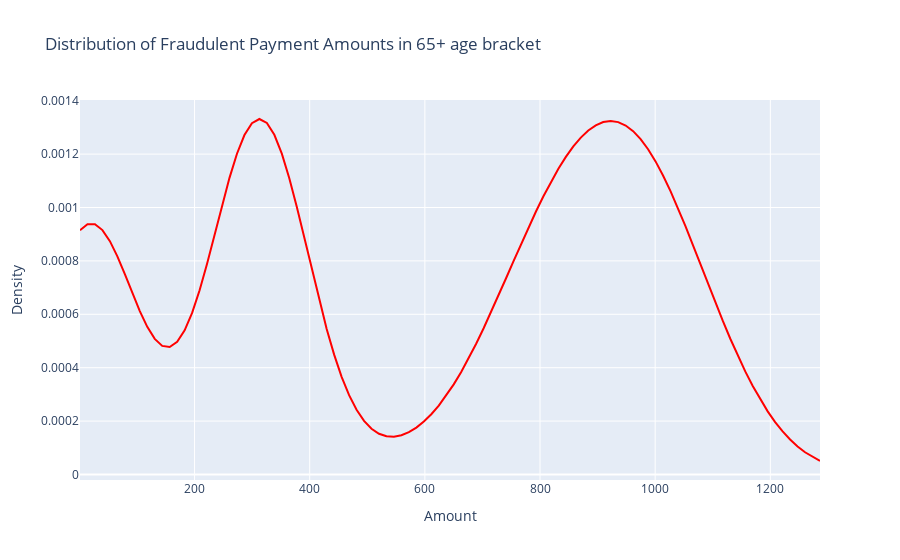

Notebook cell for this chart:
### Code cell
def dist_fraud_payments_plus_sixty(df):
    # Exclude any activity that is not relevant to the 65+ cohort
    df2 = df[(df['is_fraud'] == 'true') & (df['age_bracket'] == '65+')]

    # Calculate KDE for fraduluent payments
    kde = gaussian_kde(df2['amt'])
    amounts = np.linspace(df2['amt'].min(), df2['amt'].max(), 100)
    density = kde(amounts)

    fig = go.Figure()
    fig.add_trace(go.Scatter(x=amounts, y=density, mode='lines', line_color='red'))
    fig.update_layout(
        title='Distribution of Fraudulent Payment Amounts in 65+ age bracket', 
        xaxis_title='Amount', 
        yaxis_title='Density'
    )
    return fig.show()

dist_fraud_payments_plus_sixty(fraud_data)
